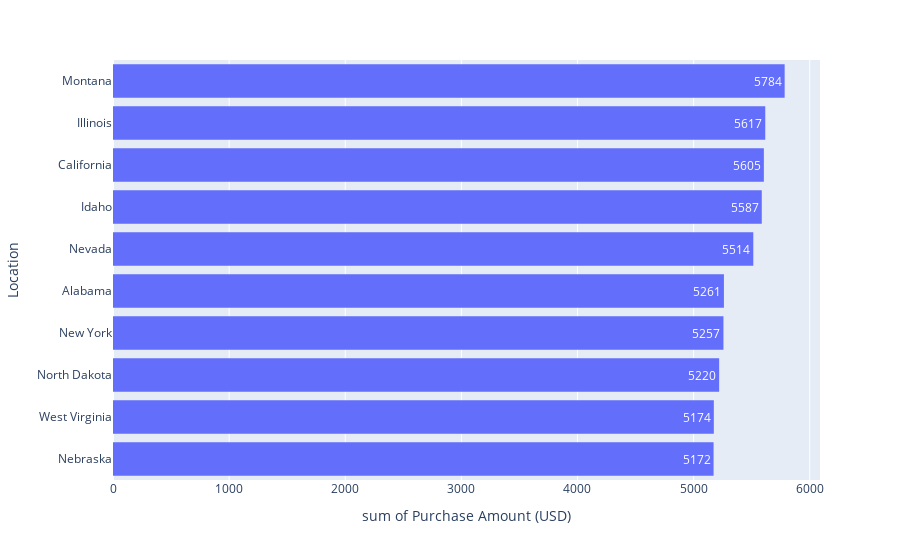

Notebook code cell kept with this figure:
### Markdown cell above
# Top 10 states that made orders

### Code cell
fig=px.histogram(data_frame=sales_loc.sort_values(by='Purchase Amount (USD)', ascending=False).head(10),y='Location',x='Purchase Amount (USD)',text_auto=True)
fig.update_yaxes(categoryorder = 'total ascending')

### Figure 1 — Plotly figure (JSON) as saved in the notebook; plotly's stock layout.template omitted (floating-point values rounded to 4 significant figures)
{"data": [{"bingroup": "y", "histfunc": "sum", "hovertemplate": "sum of Purchase Amount (USD)=%{x}<br>Location=%{y}<extra></extra>", "legendgroup": "", "marker": {"color": "#636efa", "pattern": {"shape": ""}}, "name": "", "orientation": "h", "showlegend": false, "texttemplate": "%{value}", "type": "histogram", "x": [5784, 5617, 5605, 5587, 5514, 5261, 5257, 5220, 5174, 5172], "xaxis": "x", "y": ["Montana", "Illinois", "California", "Idaho", "Nevada", "Alabama", "New York", "North Dakota", "West Virginia", "Nebraska"], "yaxis": "y"}], "layout": {"autosize": true, "barmode": "relative", "legend": {"tracegroupgap": 0}, "margin": {"t": 60}, "xaxis": {"anchor": "y", "autorange": true, "domain": [0, 1], "range": [0, 6088.0], "title": {"text": "sum of Purchase Amount (USD)"}, "type": "linear"}, "yaxis": {"anchor": "x", "autorange": true, "categoryorder": "total ascending", "domain": [0, 1], "range": [-0.5, 9.5], "title": {"text": "Location"}, "type": "category"}}}
